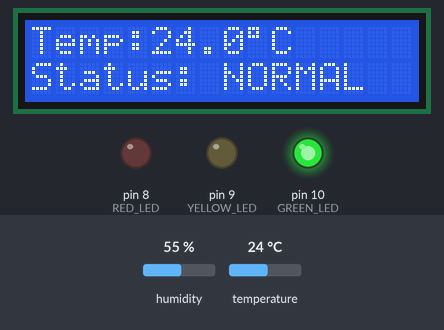
Recording of a sketch running on a simulated Arduino Uno, built with avr-gcc and run on an emulated ATmega328P. Shown: 16×2 character LCD, output pins drawn as LEDs (lit = HIGH). The inputs (shaded band) are chosen by the test bench; at power-on: temperature 24 °C, humidity 55 %. What the sketch prints to the serial monitor is not drawn.

Above: at 3.2 s.
3.3 s: temperature set to 26 °C
At 4.5 s:
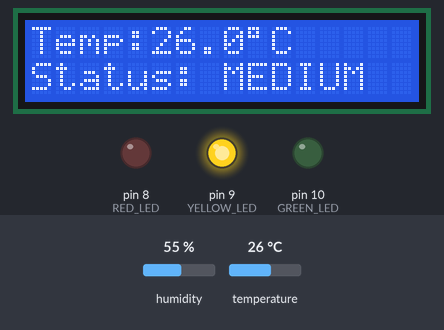
6.0 s: temperature set to 33 °C
At 6.8 s:
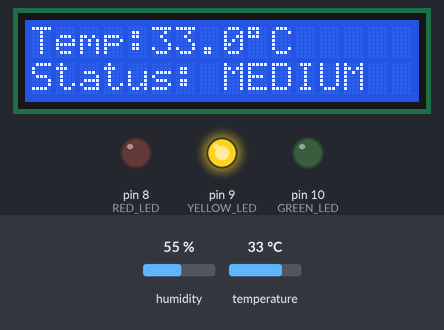
8.7 s: temperature set to 36 °C
At 11.4 s:
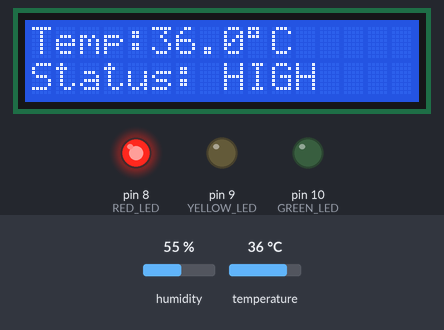
11.8 s: temperature set to 24 °C
At 13.7 s:
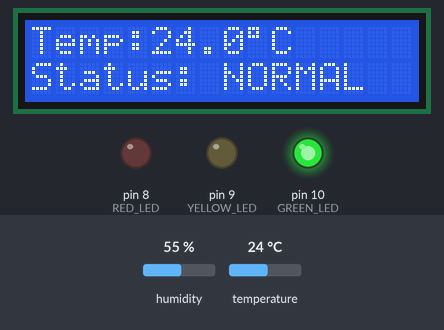
Timing chart, 0 to 15.2 s (numbered marks = the images above; inputs shaded):
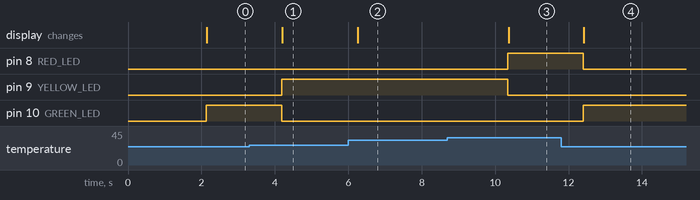

The sketch:

Temerature_Controlled_Ventillation_System.ino
```cpp
#include <Wire.h>
#include <LiquidCrystal_I2C.h>
#include <DHT.h>

// DHT11 Sensor
#define DHTPIN 2
#define DHTTYPE DHT11

// LED Pins
#define RED_LED 8
#define YELLOW_LED 9
#define GREEN_LED 10

DHT dht(DHTPIN, DHTTYPE);

// LCD Address
LiquidCrystal_I2C lcd(0x27, 16, 2);

void setup() {

  Serial.begin(9600);

  dht.begin();

  lcd.init();
  lcd.backlight();

  pinMode(RED_LED, OUTPUT);
  pinMode(YELLOW_LED, OUTPUT);
  pinMode(GREEN_LED, OUTPUT);

  digitalWrite(RED_LED, LOW);
  digitalWrite(YELLOW_LED, LOW);
  digitalWrite(GREEN_LED, LOW);

  lcd.setCursor(0, 0);
  lcd.print("TEMP CONTROLLED");

  lcd.setCursor(0, 1);
  lcd.print("VENTILATION SYS");

  delay(2000);

  lcd.clear();
}

void loop() {

  float temperature = dht.readTemperature();
  float humidity = dht.readHumidity();

  if (isnan(temperature) || isnan(humidity)) {

    lcd.clear();
    lcd.setCursor(0, 0);
    lcd.print("Sensor Error!");

    digitalWrite(RED_LED, LOW);
    digitalWrite(YELLOW_LED, LOW);
    digitalWrite(GREEN_LED, LOW);

    delay(2000);
    return;
  }

  // Display Temperature
  lcd.setCursor(0, 0);
  lcd.print("Temp:");
  lcd.print(temperature, 1);
  lcd.print((char)223);
  lcd.print("C   ");

  // HIGH TEMPERATURE - RED LED
  if (temperature >= 35) {

    digitalWrite(RED_LED, HIGH);
    digitalWrite(YELLOW_LED, LOW);
    digitalWrite(GREEN_LED, LOW);

    lcd.setCursor(0, 1);
    lcd.print("Status: HIGH    ");

    Serial.println("HIGH TEMPERATURE");
  }

  // MEDIUM TEMPERATURE - YELLOW LED
  else if (temperature >= 25) {

    digitalWrite(RED_LED, LOW);
    digitalWrite(YELLOW_LED, HIGH);
    digitalWrite(GREEN_LED, LOW);

    lcd.setCursor(0, 1);
    lcd.print("Status: MEDIUM  ");

    Serial.println("MEDIUM TEMPERATURE");
  }

  // NORMAL TEMPERATURE - GREEN LED
  else {

    digitalWrite(RED_LED, LOW);
    digitalWrite(YELLOW_LED, LOW);
    digitalWrite(GREEN_LED, HIGH);

    lcd.setCursor(0, 1);
    lcd.print("Status: NORMAL  ");

    Serial.println("NORMAL TEMPERATURE");
  }

  Serial.print("Temperature: ");
  Serial.print(temperature);
  Serial.println(" C");

  Serial.print("Humidity: ");
  Serial.print(humidity);
  Serial.println(" %");

  delay(2000);
}
```

Measured:
- the behaviour switches between 24 and 25 °C on temperature (found by bisection; images 0 and 1)
- the behaviour switches between 34 and 35 °C on temperature (found by bisection; images 2 and 3)
- after the input at 3.3 s, pin 9 (YELLOW_LED): LOW → HIGH after 0.89 s; pin 10 (GREEN_LED): HIGH → LOW after 0.89 s; the display: changes after 0.90 s (image 1)
- after the input at 6.0 s, the display: changes after 0.26 s (image 2)
- after the input at 8.7 s, pin 8 (RED_LED): LOW → HIGH after 1.6 s; pin 9 (YELLOW_LED): HIGH → LOW after 1.6 s; the display: changes after 1.7 s (image 3)
- after the input at 11.8 s, pin 8 (RED_LED): HIGH → LOW after 0.60 s; pin 10 (GREEN_LED): LOW → HIGH after 0.60 s; the display: changes after 0.62 s (image 4)
